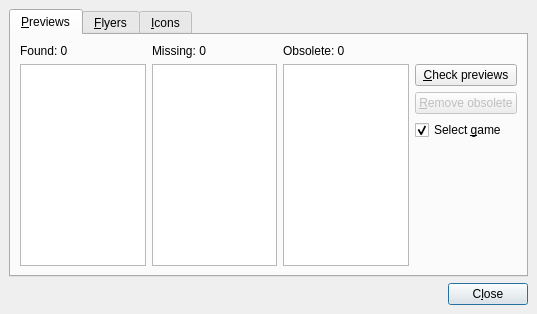
<?xml version="1.0" encoding="UTF-8"?>
<ui version="4.0">
 <author>R. Reucher</author>
 <class>ImageChecker</class>
 <widget class="QDialog" name="ImageChecker">
  <property name="geometry">
   <rect>
    <x>0</x>
    <y>0</y>
    <width>537</width>
    <height>314</height>
   </rect>
  </property>
  <property name="windowTitle">
   <string>Check images</string>
  </property>
  <layout class="QGridLayout">
   <item row="1" column="0">
    <layout class="QHBoxLayout">
     <item>
      <spacer>
       <property name="orientation">
        <enum>Qt::Horizontal</enum>
       </property>
       <property name="sizeHint" stdset="0">
        <size>
         <width>321</width>
         <height>20</height>
        </size>
       </property>
      </spacer>
     </item>
     <item>
      <widget class="QPushButton" name="pushButtonHide">
       <property name="toolTip">
        <string>Close image check dialog</string>
       </property>
       <property name="text">
        <string>C&amp;lose</string>
       </property>
      </widget>
     </item>
    </layout>
   </item>
   <item row="0" column="0">
    <widget class="QTabWidget" name="tabWidgetImageChecker">
     <property name="currentIndex">
      <number>0</number>
     </property>
     <widget class="QWidget" name="tabPreviews">
      <attribute name="title">
       <string>&amp;Previews</string>
      </attribute>
      <layout class="QGridLayout">
       <property name="margin">
        <number>9</number>
       </property>
       <property name="spacing">
        <number>6</number>
       </property>
       <item row="4" column="3">
        <spacer>
         <property name="orientation">
          <enum>Qt::Vertical</enum>
         </property>
         <property name="sizeHint" stdset="0">
          <size>
           <width>20</width>
           <height>40</height>
          </size>
         </property>
        </spacer>
       </item>
       <item row="0" column="0">
        <widget class="QLabel" name="labelPreviewsFound">
         <property name="text">
          <string>Found: 0</string>
         </property>
        </widget>
       </item>
       <item row="1" column="0" rowspan="4">
        <widget class="QListWidget" name="listWidgetPreviewsFound"/>
       </item>
       <item row="0" column="1">
        <widget class="QLabel" name="labelPreviewsMissing">
         <property name="text">
          <string>Missing: 0</string>
         </property>
        </widget>
       </item>
       <item row="1" column="1" rowspan="4">
        <widget class="QListWidget" name="listWidgetPreviewsMissing"/>
       </item>
       <item row="0" column="2">
        <widget class="QLabel" name="labelPreviewsObsolete">
         <property name="sizePolicy">
          <sizepolicy hsizetype="Preferred" vsizetype="Fixed">
           <horstretch>0</horstretch>
           <verstretch>0</verstretch>
          </sizepolicy>
         </property>
         <property name="text">
          <string>Obsolete: 0</string>
         </property>
        </widget>
       </item>
       <item row="1" column="2" rowspan="4">
        <widget class="QListWidget" name="listWidgetPreviewsObsolete"/>
       </item>
       <item row="1" column="3">
        <widget class="QPushButton" name="pushButtonPreviewsCheck">
         <property name="toolTip">
          <string>Check preview images / stop check</string>
         </property>
         <property name="text">
          <string>&amp;Check previews</string>
         </property>
        </widget>
       </item>
       <item row="2" column="3">
        <widget class="QPushButton" name="pushButtonPreviewsRemoveObsolete">
         <property name="enabled">
          <bool>false</bool>
         </property>
         <property name="toolTip">
          <string>Remove obsolete preview images</string>
         </property>
         <property name="text">
          <string>&amp;Remove obsolete</string>
         </property>
        </widget>
       </item>
       <item row="3" column="3">
        <widget class="QCheckBox" name="checkBoxPreviewsSelectGame">
         <property name="toolTip">
          <string>Select game in game list if selected in check lists?</string>
         </property>
         <property name="text">
          <string>Select &amp;game</string>
         </property>
         <property name="checked">
          <bool>true</bool>
         </property>
        </widget>
       </item>
      </layout>
     </widget>
     <widget class="QWidget" name="tabFlyers">
      <attribute name="title">
       <string>&amp;Flyers</string>
      </attribute>
      <layout class="QGridLayout">
       <property name="margin">
        <number>9</number>
       </property>
       <property name="spacing">
        <number>6</number>
       </property>
       <item row="3" column="3">
        <widget class="QCheckBox" name="checkBoxFlyersSelectGame">
         <property name="enabled">
          <bool>true</bool>
         </property>
         <property name="toolTip">
          <string>Select game in game list if selected in check lists?</string>
         </property>
         <property name="text">
          <string>Select &amp;game</string>
         </property>
         <property name="checked">
          <bool>true</bool>
         </property>
        </widget>
       </item>
       <item row="2" column="3">
        <widget class="QPushButton" name="pushButtonFlyersRemoveObsolete">
         <property name="enabled">
          <bool>false</bool>
         </property>
         <property name="toolTip">
          <string>Remove obsolete flyer images</string>
         </property>
         <property name="text">
          <string>&amp;Remove obsolete</string>
         </property>
        </widget>
       </item>
       <item row="0" column="0">
        <widget class="QLabel" name="labelFlyersFound">
         <property name="text">
          <string>Found: 0</string>
         </property>
        </widget>
       </item>
       <item row="1" column="0" rowspan="4">
        <widget class="QListWidget" name="listWidgetFlyersFound"/>
       </item>
       <item row="0" column="1">
        <widget class="QLabel" name="labelFlyersMissing">
         <property name="text">
          <string>Missing: 0</string>
         </property>
        </widget>
       </item>
       <item row="1" column="1" rowspan="4">
        <widget class="QListWidget" name="listWidgetFlyersMissing"/>
       </item>
       <item row="1" column="2" rowspan="4">
        <widget class="QListWidget" name="listWidgetFlyersObsolete"/>
       </item>
       <item row="1" column="3">
        <widget class="QPushButton" name="pushButtonFlyersCheck">
         <property name="toolTip">
          <string>Check flyer images / stop check</string>
         </property>
         <property name="text">
          <string>&amp;Check flyers</string>
         </property>
        </widget>
       </item>
       <item row="0" column="2">
        <widget class="QLabel" name="labelFlyersObsolete">
         <property name="sizePolicy">
          <sizepolicy hsizetype="Preferred" vsizetype="Fixed">
           <horstretch>0</horstretch>
           <verstretch>0</verstretch>
          </sizepolicy>
         </property>
         <property name="text">
          <string>Obsolete: 0</string>
         </property>
        </widget>
       </item>
       <item row="4" column="3">
        <spacer>
         <property name="orientation">
          <enum>Qt::Vertical</enum>
         </property>
         <property name="sizeHint" stdset="0">
          <size>
           <width>20</width>
           <height>40</height>
          </size>
         </property>
        </spacer>
       </item>
      </layout>
     </widget>
     <widget class="QWidget" name="tabIcons">
      <attribute name="title">
       <string>&amp;Icons</string>
      </attribute>
      <layout class="QGridLayout">
       <property name="margin">
        <number>9</number>
       </property>
       <property name="spacing">
        <number>6</number>
       </property>
       <item row="5" column="3">
        <spacer>
         <property name="orientation">
          <enum>Qt::Vertical</enum>
         </property>
         <property name="sizeHint" stdset="0">
          <size>
           <width>20</width>
           <height>51</height>
          </size>
         </property>
        </spacer>
       </item>
       <item row="3" column="3">
        <widget class="QCheckBox" name="checkBoxIconsSelectGame">
         <property name="toolTip">
          <string>Select game in game list if selected in check lists?</string>
         </property>
         <property name="text">
          <string>Select &amp;game</string>
         </property>
         <property name="checked">
          <bool>true</bool>
         </property>
        </widget>
       </item>
       <item row="4" column="3">
        <widget class="QCheckBox" name="checkBoxIconsClearCache">
         <property name="toolTip">
          <string>Clear cache before checking icons?</string>
         </property>
         <property name="text">
          <string>C&amp;lear cache</string>
         </property>
         <property name="checked">
          <bool>true</bool>
         </property>
        </widget>
       </item>
       <item row="1" column="0" rowspan="5">
        <widget class="QListWidget" name="listWidgetIconsFound"/>
       </item>
       <item row="2" column="3">
        <widget class="QPushButton" name="pushButtonIconsRemoveObsolete">
         <property name="enabled">
          <bool>false</bool>
         </property>
         <property name="toolTip">
          <string>Remove obsolete icon images</string>
         </property>
         <property name="text">
          <string>&amp;Remove obsolete</string>
         </property>
        </widget>
       </item>
       <item row="0" column="1">
        <widget class="QLabel" name="labelIconsMissing">
         <property name="text">
          <string>Missing: 0</string>
         </property>
        </widget>
       </item>
       <item row="0" column="0">
        <widget class="QLabel" name="labelIconsFound">
         <property name="text">
          <string>Found: 0</string>
         </property>
        </widget>
       </item>
       <item row="1" column="2" rowspan="5">
        <widget class="QListWidget" name="listWidgetIconsObsolete"/>
       </item>
       <item row="1" column="3">
        <widget class="QPushButton" name="pushButtonIconsCheck">
         <property name="toolTip">
          <string>Check icon images / stop check</string>
         </property>
         <property name="text">
          <string>&amp;Check icons</string>
         </property>
        </widget>
       </item>
       <item row="0" column="2">
        <widget class="QLabel" name="labelIconsObsolete">
         <property name="text">
          <string>Obsolete: 0</string>
         </property>
        </widget>
       </item>
       <item row="1" column="1" rowspan="5">
        <widget class="QListWidget" name="listWidgetIconsMissing"/>
       </item>
      </layout>
     </widget>
    </widget>
   </item>
  </layout>
 </widget>
 <layoutdefault spacing="6" margin="9"/>
 <tabstops>
  <tabstop>tabWidgetImageChecker</tabstop>
  <tabstop>listWidgetPreviewsFound</tabstop>
  <tabstop>listWidgetPreviewsMissing</tabstop>
  <tabstop>listWidgetPreviewsObsolete</tabstop>
  <tabstop>pushButtonPreviewsCheck</tabstop>
  <tabstop>pushButtonPreviewsRemoveObsolete</tabstop>
  <tabstop>checkBoxPreviewsSelectGame</tabstop>
  <tabstop>listWidgetFlyersFound</tabstop>
  <tabstop>listWidgetFlyersMissing</tabstop>
  <tabstop>listWidgetFlyersObsolete</tabstop>
  <tabstop>pushButtonFlyersCheck</tabstop>
  <tabstop>pushButtonFlyersRemoveObsolete</tabstop>
  <tabstop>checkBoxFlyersSelectGame</tabstop>
  <tabstop>listWidgetIconsFound</tabstop>
  <tabstop>listWidgetIconsMissing</tabstop>
  <tabstop>listWidgetIconsObsolete</tabstop>
  <tabstop>pushButtonIconsCheck</tabstop>
  <tabstop>pushButtonIconsRemoveObsolete</tabstop>
  <tabstop>checkBoxIconsSelectGame</tabstop>
  <tabstop>checkBoxIconsClearCache</tabstop>
  <tabstop>pushButtonHide</tabstop>
 </tabstops>
 <resources/>
 <connections>
  <connection>
   <sender>pushButtonHide</sender>
   <signal>clicked()</signal>
   <receiver>ImageChecker</receiver>
   <slot>accept()</slot>
   <hints>
    <hint type="sourcelabel">
     <x>72</x>
     <y>482</y>
    </hint>
    <hint type="destinationlabel">
     <x>132</x>
     <y>317</y>
    </hint>
   </hints>
  </connection>
 </connections>
</ui>
